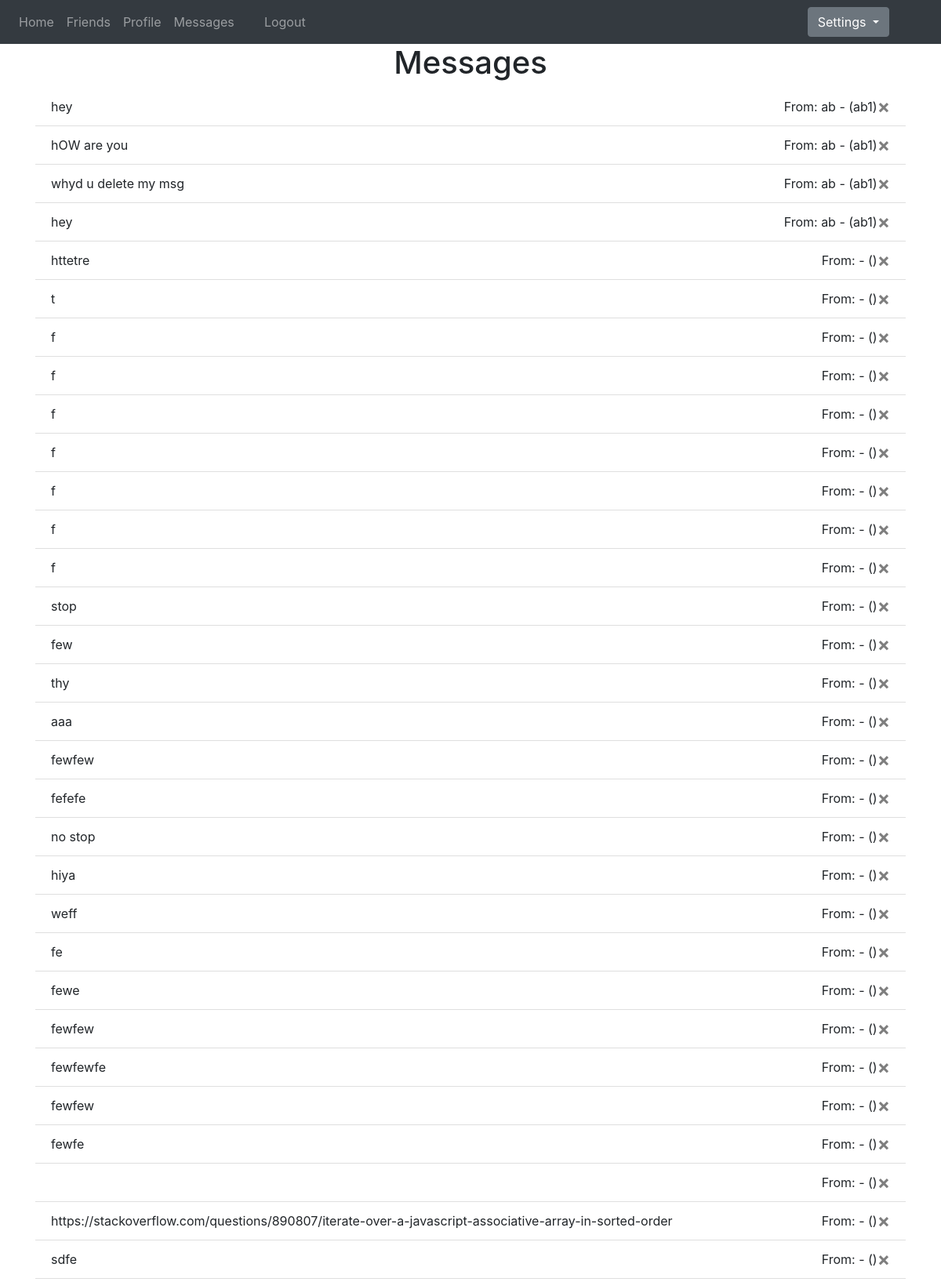
Screenshot of /messages1 (signed in, upper part) with the database file from the repository.
### website/models.py (models this page shows, shortened)
class Message(db.Model):
    id = db.Column(db.Integer, primary_key=True)
    sender_id = db.Column(db.Integer, db.ForeignKey('user.id'))
    recipient_id = db.Column(db.Integer, db.ForeignKey('user.id'))
    body = db.Column(db.String(140))
    timestamp = db.Column(db.DateTime, index=True, default=datetime.utcnow)

class User(db.Model, UserMixin):
    id = db.Column(db.Integer, primary_key=True)
    email = db.Column(db.String(150), unique=True)
    username = db.Column(db.String(150), unique=True)
    password = db.Column(db.String(150))
    first_name = db.Column(db.String(150))
    notes = db.relationship('Note')
    date = db.Column(db.DateTime(timezone=True), default=func.now())
    readTimes = db.relationship('ReadTime')
    followed = db.relationship('User',
                               secondary=followers,
                               primaryjoin=(followers.c.follower_id == id),
                               secondaryjoin=(followers.c.followed_id == id),
                               backref=db.backref('followers', lazy='dynamic'),
                               lazy='dynamic')
    messages_sent = db.relationship('Message',
                                    foreign_keys='Message.sender_id',
                                    backref='author', lazy='dynamic')
    messages_received = db.relationship('Message',
                                        foreign_keys='Message.recipient_id',
                                        backref='recipient', lazy='dynamic')
    last_message_read_time = db.Column(db.DateTime)
    def is_following(self, user):
        return self.followed.filter(followers.c.followed_id == user.id).count() > 0
    def new_msgs(self):
        newMsgs = 0
        for person in self.followed:
            if person.is_following(self):
                txmp = ReadTime.query.filter_by(recipient_id=self.id, sender_id=person.id).first()
                for msg in self.messages_received:
                    if msg.sender_id == person.id and msg.timestamp > txmp.readDate:
                        newMsgs += 1
        return newMsgs

### website/views.py (the view, shortened to what this page needs)
@views.route('/messages1', methods=['GET', 'POST'])
@login_required
def messages1():
    current_user.last_message_read_time = datetime.utcnow()
    db.session.commit()
    page = request.args.get('page', 1, type=int)
    messages = current_user.messages_received.order_by(
        Message.timestamp.desc())
    return render_template('messages1.html', user=current_user, messages=messages, User=User)

### website/__init__.py (called while the page is built)
def create_app():
    app = Flask(__name__)
    global socketio
    socketio = SocketIO(app, cors_allowed_origins='*')
    app.config['SECRET_KEY'] = 'bhangre'
    app.config['SQLALCHEMY_DATABASE_URI'] = f'sqlite:///{DB_NAME}'
    db.init_app(app)
    migrate = Migrate(app, db)
    from .views import views
    from .auth import auth
    app.register_blueprint(views, url_prefix='/')
    app.register_blueprint(auth, url_prefix='/')
    from .models import User, Note
    create_database(app)
    login_manager = LoginManager()
    login_manager.login_view = 'auth.login'
    login_manager.init_app(app)
    @login_manager.user_loader
    def load_user(id):
        return User.query.get(int(id))
    return app

### website/templates/messages1.html
{% extends "base.html" %} {% block title %}Your Messages{% endblock %} {% block
content %}
<h1 align="center">Messages</h1>
<ul class="list-group list-group-flush" id="message">
  {% for msg in messages %}
  <li class="list-group-item">
    {{ msg.body }}
    <form style="float: right" align="right" action="" method="POST">
      <button
        type="submit"
        class="close"
        id="delete"
        name="delete"
        value="{{msg.id}}"
      >
        <span aria-hidden="true">&times;</span>
      </button>
    </form>
    <div style="float: right" align="right">
      From: {{ User.query.filter_by(id=msg.sender_id).first().first_name }} -
      ({{ User.query.filter_by(id=msg.sender_id).first().username }})
    </div>
  </li>
  {% endfor %}
</ul>
{% endblock %}

### rows the page displays
Message: body "hey", {{ msg.id }} 551 (drawn), query.filter_by "ab1"
User: query.filter_by "ab"
Message: body "hOW are you", {{ msg.id }} 548 (drawn), query.filter_by "ab1"
Message: body "whyd u delete my msg", {{ msg.id }} 547 (drawn), query.filter_by "ab1"
Message: body "hey", {{ msg.id }} 545 (drawn), query.filter_by "ab1"
Message: body "httetre", {{ msg.id }} 542 (drawn)
Message: body "t", {{ msg.id }} 541 (drawn)
Message: body "f", {{ msg.id }} 539 (drawn)
Message: body "f", {{ msg.id }} 538 (drawn)
Message: body "f", {{ msg.id }} 537 (drawn)
Message: body "f", {{ msg.id }} 536 (drawn)
Message: body "f", {{ msg.id }} 534 (drawn)
Message: body "f", {{ msg.id }} 533 (drawn)
Message: body "f", {{ msg.id }} 532 (drawn)
Message: body "stop", {{ msg.id }} 492 (drawn)
Message: body "few", {{ msg.id }} 491 (drawn)
Message: body "thy", {{ msg.id }} 490 (drawn)
Message: body "aaa", {{ msg.id }} 489 (drawn)
Message: body "fewfew", {{ msg.id }} 488 (drawn)
Message: body "fefefe", {{ msg.id }} 487 (drawn)
Message: body "no stop", {{ msg.id }} 486 (drawn)
Message: body "hiya", {{ msg.id }} 485 (drawn)
Message: body "weff", {{ msg.id }} 480 (drawn)
Message: body "fe", {{ msg.id }} 479 (drawn)
Message: body "fewe", {{ msg.id }} 477 (drawn)
Message: body "fewfew", {{ msg.id }} 476 (drawn)
Message: body "fewfewfe", {{ msg.id }} 440 (drawn)
Message: body "fewfew", {{ msg.id }} 439 (drawn)
Message: body "fewfe", {{ msg.id }} 438 (drawn)
Message: {{ msg.id }} 437 (drawn)
Message: body "https://stackoverflow.com/questions/890807/iterate-over-a-javascript-associative-array-in-sorted-order", {{ msg.id }} 430 (drawn)
Message: body "sdfe", {{ msg.id }} 429 (drawn)
